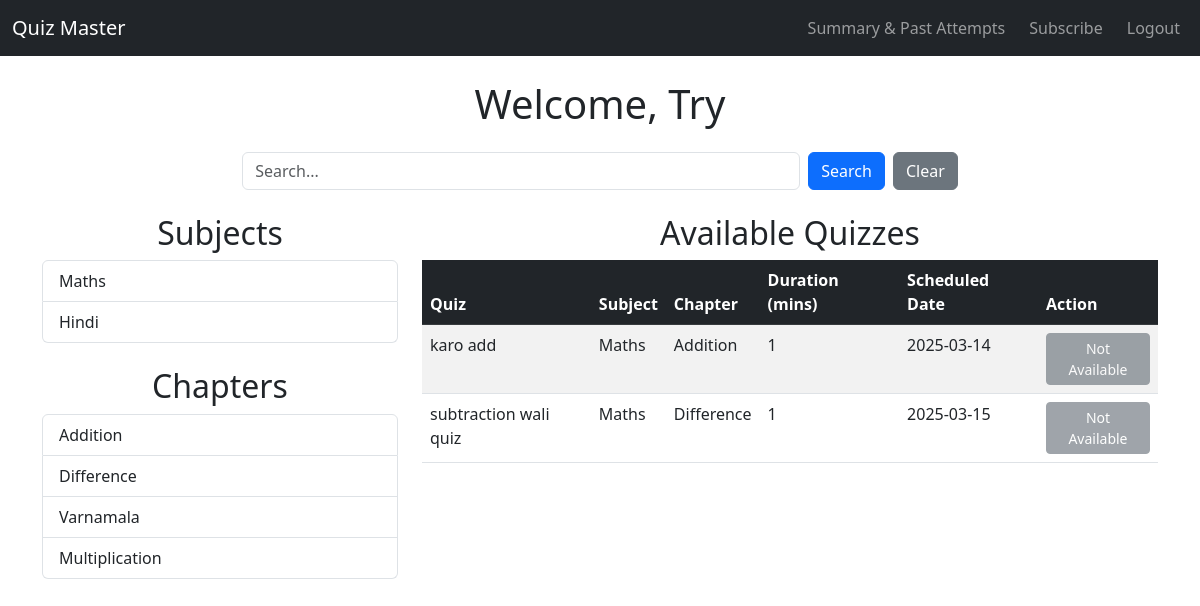
The app's page /user_dashboard (signed in), older data.
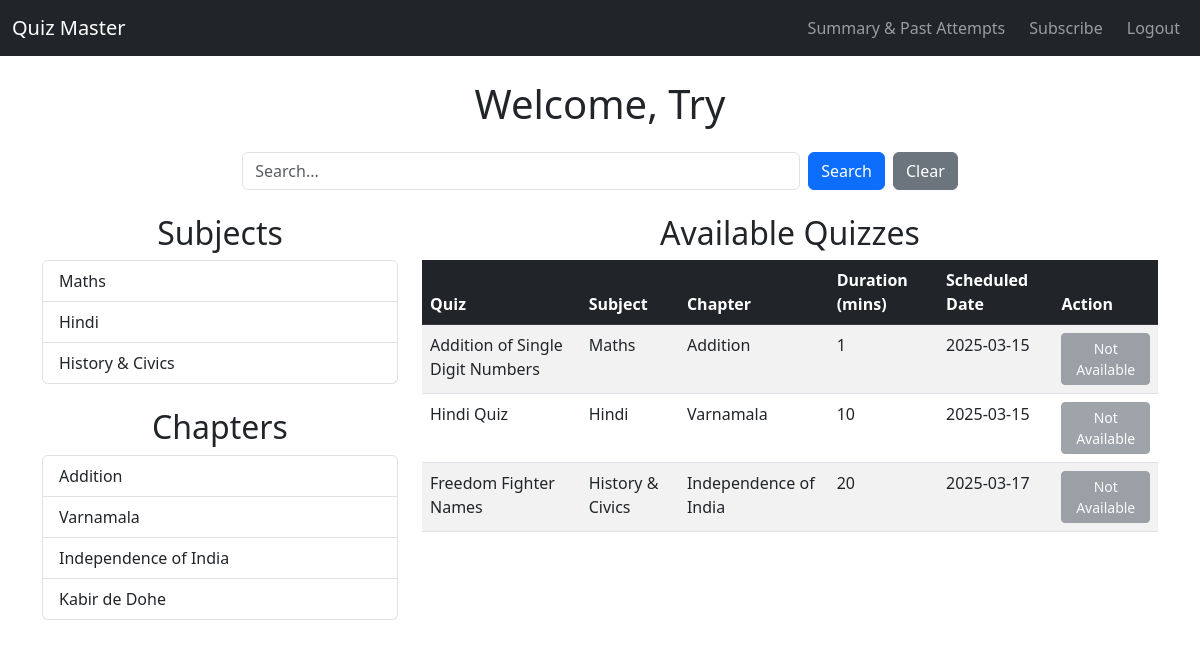
The same page, newer data.
### models/models.py (models this page shows, shortened)
class User(db.Model):
    id = db.Column(db.Integer, primary_key=True)
    username = db.Column(db.String(100), unique=True, nullable=False)
    password = db.Column(db.String(255), nullable=False)
    full_name = db.Column(db.String(200), nullable=False)
    qualification = db.Column(db.String(200))
    dob = db.Column(db.Date, nullable=False)
    scores = db.relationship('QuizScore', backref='user', lazy=True)

class Subject(db.Model):
    id = db.Column(db.Integer, primary_key=True)
    name = db.Column(db.String(100), unique=True, nullable=False)
    description = db.Column(db.Text, nullable=False)
    chapters = db.relationship('Chapter', backref='subject', lazy=True, cascade="all, delete-orphan")

class Chapter(db.Model):
    id = db.Column(db.Integer, primary_key=True)
    name = db.Column(db.String(100),  unique=True, nullable=False)
    subject_id = db.Column(db.Integer, db.ForeignKey('subject.id', ondelete='CASCADE'), nullable=False)
    quizzes = db.relationship('Quiz', backref='chapter', lazy=True, cascade="all, delete-orphan")

class Quiz(db.Model):
    id = db.Column(db.Integer, primary_key=True)
    chapter_id = db.Column(db.Integer, db.ForeignKey('chapter.id', ondelete='CASCADE'), nullable=False)
    date_of_quiz = db.Column(db.Date, nullable=False)
    time_duration = db.Column(db.Integer, nullable=False)  # Store duration in minutes
    remarks = db.Column(db.Text, unique=True, nullable=False)
    questions = db.relationship('Question', backref='quiz', lazy=True, cascade="all, delete-orphan")
    quiz_scores = db.relationship('QuizScore', backref='quiz', cascade="all, delete-orphan")
    user_responses = db.relationship('UserResponse', backref='quiz', cascade="all, delete-orphan")

### app.py (the view)
@app.route('/user_dashboard')
def user_dashboard():
    if 'user_id' not in session:
        return redirect(url_for('login'))
    user = User.query.get(session['user_id'])  # Fetch the logged-in user
    if not user:
        return redirect(url_for('login')) # User must exist in database
    current_date = datetime.today().date()
    search_query = request.args.get('search_query', '').strip()
    if search_query:
        subjects = Subject.query.filter(Subject.name.ilike(f"%{search_query}%")).all()
        chapters = Chapter.query.filter(Chapter.name.ilike(f"%{search_query}%")).all()
        quizzes = Quiz.query.filter(Quiz.remarks.ilike(f"%{search_query}%")).all()
    else:
        subjects = Subject.query.all()
        chapters = Chapter.query.all()
        quizzes = Quiz.query.all()
    show_subjects = bool(subjects)
    show_chapters = bool(chapters)
    show_quizzes = bool(quizzes)
    return render_template('user_dashboard.html', user=user, chapters=chapters, subjects=subjects, quizzes=quizzes, show_subjects=show_subjects, show_chapters=show_chapters, show_quizzes=show_quizzes, current_date=current_date, search_query=search_query)

### templates/user_dashboard.html (shortened to what this page needs)
<!DOCTYPE html>
<html lang="en">
<head>
    <link href="https://cdn.jsdelivr.net/npm/bootstrap@5.3.0/dist/css/bootstrap.min.css" rel="stylesheet">
</head>
<body>
    <nav class="navbar navbar-expand-lg navbar-dark bg-dark">
        <div class="container-fluid">
            <a class="navbar-brand" href="#">Quiz Master</a>
            <div class="collapse navbar-collapse">
                <ul class="navbar-nav ms-auto">
                    <li class="nav-item">
                        <a class="nav-link btn btn-outline-info me-2" href="{{ url_for('quiz_summary') }}">Summary & Past Attempts</a>
                    </li>
                    <li class="nav-item">
                        <a class="nav-link btn btn-outline-info me-2" href="{{ url_for('subscribe') }}">Subscribe</a>
                    </li>
                    <li class="nav-item">
                        <a class="nav-link btn btn-outline-danger" href="{{ url_for('auth.logout') }}">Logout</a>
                    </li>
                </ul>
            </div>
        </div>
    </nav>
    <div class="container mt-4">
        <h1 class="text-center">Welcome, {{ user.full_name|safe }}</h1>
        <form method="GET" action="{{ url_for('user_dashboard') }}" class="d-flex justify-content-center my-4">
            <input type="text" name="search_query" class="form-control w-50 me-2" placeholder="Search..." value="{{ search_query }}">
            <button type="submit" class="btn btn-primary">Search</button>
            <a href="{{ url_for('user_dashboard') }}" class="btn btn-secondary ms-2">Clear</a>
        </form>
        <div class="row">
            <div class="col-md-4">
                <div class="mb-4">
                    <h2 class="text-center">Subjects</h2>
                    {% if show_subjects %}
                    <ul class="list-group">
                        {% for subject in subjects %}
                            <li class="list-group-item">{{ subject.name }}</li>
                        {% endfor %}
                    </ul>
                    {% else %}
                    <p class="text-muted text-center">No subjects found.</p>
                    {% endif %}
                </div>
                <div>
                    <h2 class="text-center">Chapters</h2>
                    {% if show_chapters %}
                    <ul class="list-group">
                        {% for chapter in chapters %}
                            <li class="list-group-item">{{ chapter.name }}</li>
                        {% endfor %}
                    </ul>
                    {% else %}
                    <p class="text-muted text-center">No chapters found.</p>
                    {% endif %}
                </div>
            </div>
            <div class="col-md-8">
                <h2 class="text-center">Available Quizzes</h2>
                {% if show_quizzes %}
                <div class="table-responsive">
                    <table class="table table-striped table-hover">
                        <thead class="table-dark">
                            <tr>
                                <th>Quiz</th>
                                <th>Subject</th>
                                <th>Chapter</th>
                                <th>Duration (mins)</th>
                                <th>Scheduled Date</th>
                                <th>Action</th>
                            </tr>
                        </thead>
                        <tbody>
                            {% for quiz in quizzes %}
                            <tr>
                                <td>{{ quiz.remarks }}</td>
                                <td>{{ quiz.chapter.subject.name }}</td>
                                <td>{{ quiz.chapter.name }}</td>
                                <td>{{ quiz.time_duration }}</td>
                                <td>{{ quiz.date_of_quiz.strftime('%Y-%m-%d') }}</td>
                                <td>
                                    {% if quiz.date_of_quiz == current_date %}
                                        <a href="{{ url_for('instructions', quiz_id=quiz.id) }}" class="btn btn-success btn-sm">Start Quiz</a>
                                        {% else %}
                                        <span class="btn btn-secondary btn-sm disabled">Not Available</span>
                                    {% endif %}
                                </td>
                            </tr>
                            {% endfor %}
                        </tbody>
                    </table>
                </div>
                {% else %}
                <p class="text-muted text-center">No quizzes found.</p>
                {% endif %}
            </div>
        </div>
    </div>
</body>
</html>

Row changes from the older to the newer data that the page shows:
removed Chapter: name "Difference"
removed Quiz: remarks "subtraction wali quiz", chapter.subject.name "Maths", chapter.name "Difference", time_duration "1", date_of_quiz "2025-03-15", shows "Not Available"
added Subject: name "History & Civics"
changed Chapter: name "Multiplication" → "Independence of India"
added Chapter: name "Kabir de Dohe"
changed Quiz "Maths": remarks "karo add" → "Addition of Single Digit Numbers"; date_of_quiz "2025-03-14" → "2025-03-15"
added Quiz: remarks "Hindi Quiz", chapter.subject.name "Hindi", chapter.name "Varnamala", time_duration "10", date_of_quiz "2025-03-15", shows "Not Available"
added Quiz: remarks "Freedom Fighter Names", chapter.subject.name "History & Civics", chapter.name "Independence of India", time_duration "20", date_of_quiz "2025-03-17", shows "Not Available"
